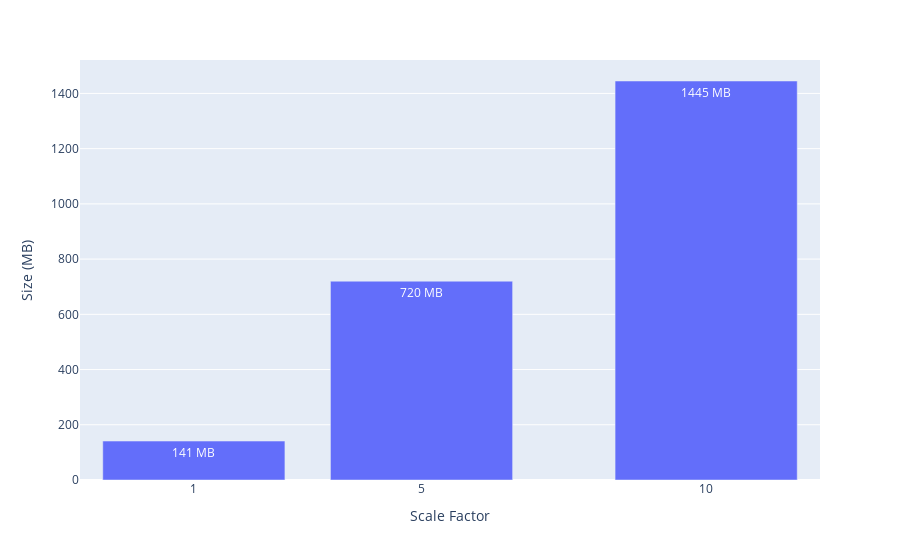

Notebook code cell kept with this figure:
### Code cell
sf_db_sizes = []
for sf in scale_factors:
    db_name = f"databases/ssb_sf{sf}.db"
    db_size = round(os.path.getsize(db_name) / (1024 * 1024), 0)
    sf_db_sizes.append({"scale_factor": sf, "size": db_size})
    
df = pd.DataFrame(sf_db_sizes)
fig = px.bar(df, x='scale_factor', y='size', text='size', labels=dict(scale_factor="Scale Factor", size="Size (MB)"))
fig.update_traces(texttemplate='%{text:.0f} MB', textposition='inside')
fig.update_xaxes(tickvals=[1,5,10])
fig.show()

### Figure 1 — Plotly figure (JSON) as saved in the notebook; plotly's stock layout.template omitted (floating-point values rounded to 4 significant figures)
{"data": [{"alignmentgroup": "True", "hovertemplate": "Scale Factor=%{x}<br>Size (MB)=%{text}<extra></extra>", "legendgroup": "", "marker": {"color": "#636efa", "pattern": {"shape": ""}}, "name": "", "offsetgroup": "", "orientation": "v", "showlegend": false, "text": [141, 720, 1445], "textposition": "inside", "texttemplate": "%{text:.0f} MB", "type": "bar", "x": [1, 5, 10], "xaxis": "x", "y": [141, 720, 1445], "yaxis": "y"}], "layout": {"barmode": "relative", "legend": {"tracegroupgap": 0}, "margin": {"t": 60}, "xaxis": {"anchor": "y", "domain": [0, 1], "tickvals": [1, 5, 10], "title": {"text": "Scale Factor"}}, "yaxis": {"anchor": "x", "domain": [0, 1], "title": {"text": "Size (MB)"}}}}
